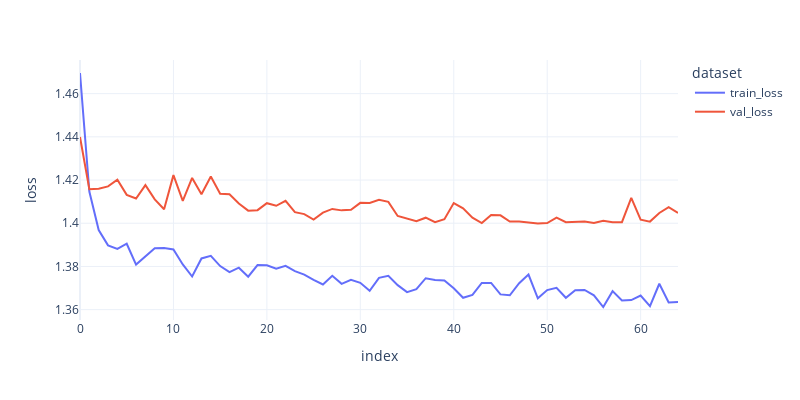

Notebook cell for this chart:
### Code cell
params = {
    'n_nodes': 32,
    'n_layers': 4,
    'dropout': 0.4, 
    'output_bias': False, 
    'epochs': 512, 
    'batch_size': 12
}

logs_df, model, score = train_deep_surv(
    train, val, test, CoxPH, out_features = 1, tolerance=10, 
    print_lr=True, print_logs=True, verbose = True,
    **params
)

print('score', score)

### Figure 1 — Plotly figure (JSON) as saved in the notebook; plotly's stock layout.template omitted (floating-point values rounded to 4 significant figures)
{"data": [{"hovertemplate": "dataset=train_loss<br>index=%{x}<br>loss=%{y}<extra></extra>", "legendgroup": "train_loss", "line": {"color": "#636efa", "dash": "solid"}, "mode": "lines", "name": "train_loss", "orientation": "v", "showlegend": true, "type": "scatter", "x": [0, 1, 2, 3, 4, 5, 6, 7, 8, 9, 10, 11, 12, 13, 14, 15, 16, 17, 18, 19, 20, 21, 22, 23, 24, 25, 26, 27, 28, 29, 30, 31, 32, 33, 34, 35, 36, 37, 38, 39, 40, 41, 42, 43, 44, 45, 46, 47, 48, 49, 50, 51, 52, 53, 54, 55, 56, 57, 58, 59, 60, 61, 62, 63, 64], "xaxis": "x", "y": [1.47, 1.415, 1.397, 1.39, 1.388, 1.391, 1.381, 1.385, 1.388, 1.388, 1.388, 1.381, 1.375, 1.384, 1.385, 1.38, 1.377, 1.379, 1.375, 1.381, 1.381, 1.379, 1.38, 1.378, 1.376, 1.374, 1.372, 1.376, 1.372, 1.374, 1.372, 1.369, 1.375, 1.376, 1.371, 1.368, 1.369, 1.375, 1.374, 1.374, 1.37, 1.365, 1.367, 1.372, 1.372, 1.367, 1.367, 1.372, 1.376, 1.365, 1.369, 1.37, 1.365, 1.369, 1.369, 1.367, 1.361, 1.369, 1.364, 1.364, 1.367, 1.362, 1.372, 1.363, 1.363], "yaxis": "y"}, {"hovertemplate": "dataset=val_loss<br>index=%{x}<br>loss=%{y}<extra></extra>", "legendgroup": "val_loss", "line": {"color": "#EF553B", "dash": "solid"}, "mode": "lines", "name": "val_loss", "orientation": "v", "showlegend": true, "type": "scatter", "x": [0, 1, 2, 3, 4, 5, 6, 7, 8, 9, 10, 11, 12, 13, 14, 15, 16, 17, 18, 19, 20, 21, 22, 23, 24, 25, 26, 27, 28, 29, 30, 31, 32, 33, 34, 35, 36, 37, 38, 39, 40, 41, 42, 43, 44, 45, 46, 47, 48, 49, 50, 51, 52, 53, 54, 55, 56, 57, 58, 59, 60, 61, 62, 63, 64], "xaxis": "x", "y": [1.44, 1.416, 1.416, 1.417, 1.42, 1.413, 1.411, 1.418, 1.411, 1.406, 1.422, 1.41, 1.421, 1.413, 1.422, 1.414, 1.413, 1.409, 1.406, 1.406, 1.409, 1.408, 1.41, 1.405, 1.404, 1.402, 1.405, 1.407, 1.406, 1.406, 1.409, 1.409, 1.411, 1.41, 1.403, 1.402, 1.401, 1.403, 1.401, 1.402, 1.409, 1.407, 1.403, 1.4, 1.404, 1.404, 1.401, 1.401, 1.4, 1.4, 1.4, 1.403, 1.4, 1.401, 1.401, 1.4, 1.401, 1.4, 1.4, 1.412, 1.402, 1.401, 1.405, 1.407, 1.405], "yaxis": "y"}], "layout": {"height": 400, "legend": {"title": {"text": "dataset"}, "tracegroupgap": 0}, "margin": {"t": 60}, "width": 800, "xaxis": {"anchor": "y", "domain": [0, 1], "title": {"text": "index"}}, "yaxis": {"anchor": "x", "domain": [0, 1], "title": {"text": "loss"}}}}
